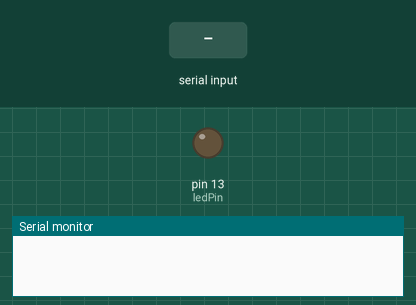
This sketch was run on a simulated Arduino Uno, built with avr-gcc and run on an emulated ATmega328P. On the bench: output pins drawn as LEDs (lit = HIGH), the last lines printed to the serial monitor. The inputs (shaded band) are chosen by the test bench.

Above: at 1.2 s.
1.3 s: "on" received over the second serial link
At 2.9 s:
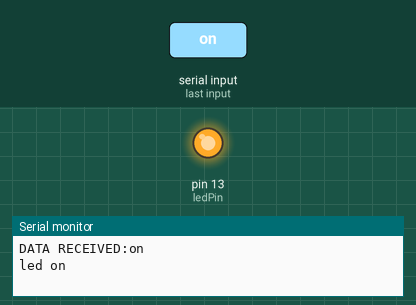
3.8 s: "off" received over the second serial link
At 6.1 s:
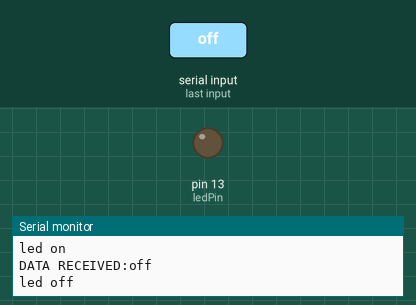
Timing chart, 0 to 7.6 s (numbered marks = the images above; inputs shaded):
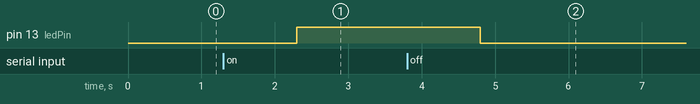

Measured:
- after the input at 1.3 s, pin 13 (ledPin): LOW → HIGH after 1.0 s
- after the input at 3.8 s, pin 13 (ledPin): HIGH → LOW after 1.0 s

The sketch:

ble.ino
```cpp
#include <SoftwareSerial.h>
SoftwareSerial serial(3,4);
int ledPin = 13;

void setup() {
  serial.begin(9600);
  Serial.begin(9600);
  pinMode(ledPin,OUTPUT);

}


void loop()
{

  String i;
  if (serial.available()){
      i=serial.readString();
      Serial.println("DATA RECEIVED:"+i);

    if(i=="on"){
      digitalWrite(ledPin,1);
      Serial.println("led on");
      serial.write("Has on");
    }else if(i=="off")
    {
      digitalWrite(ledPin,0);
      Serial.println("led off");
      serial.write("Has off");
    }else{
      serial.write("Hi there");
    }
  }
}
```
